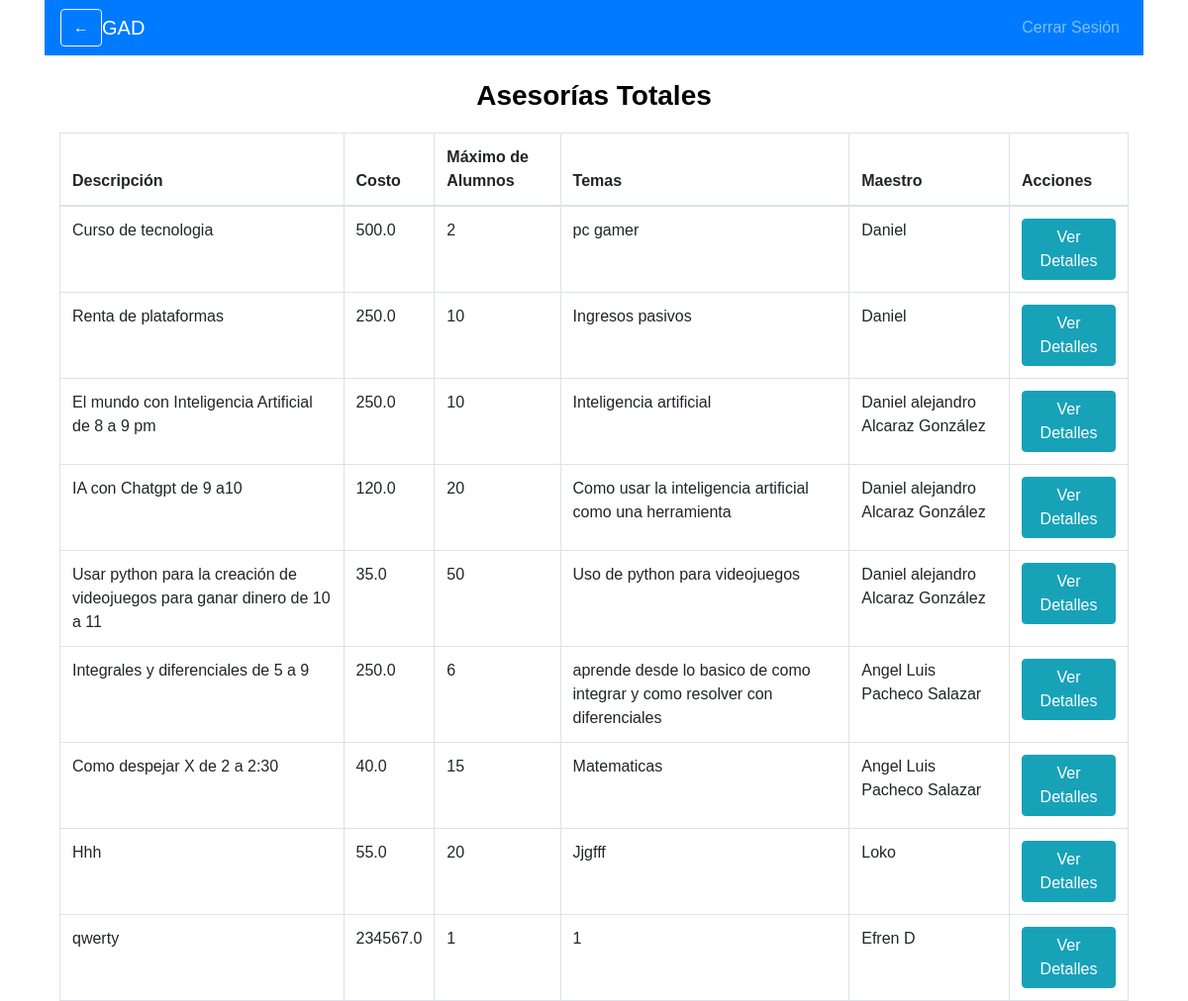
The page /ver_asesorias_totales (signed in) on the database its author committed.
### ProyectoWeb/app.py (models this page shows)
class Asesoria(db.Model):
    id = db.Column(db.Integer, primary_key=True)
    descripcion = db.Column(db.String(200), nullable=False)
    costo = db.Column(db.Float, nullable=False)
    max_alumnos = db.Column(db.Integer, nullable=False)
    temas = db.Column(db.String(200), nullable=False)
    maestro_id = db.Column(db.Integer, db.ForeignKey('user.id'), nullable=False)
    alumnos = db.relationship('User', secondary=asesoria_alumno, back_populates='asesorias')
    total_pagado = db.Column(db.Float, default=0.0)
    meet_link = db.Column(db.String(200), nullable=True)

class User(UserMixin, db.Model):
    id = db.Column(db.Integer, primary_key=True)
    nombre = db.Column(db.String(100), nullable=False)
    email = db.Column(db.String(100), unique=True, nullable=False)
    password = db.Column(db.String(100), nullable=False)
    rol = db.Column(db.String(10), nullable=False)
    especializacion = db.Column(db.String(200), nullable=True)  # Nueva columna
    foto = db.Column(db.String(200), nullable=True)  # Nueva columna
    edad = db.Column(db.Integer, nullable=True)  # Nueva columna
    nivel = db.Column(db.String(50), nullable=True)  # Nueva columna
    asesorias = db.relationship('Asesoria', secondary=asesoria_alumno, back_populates='alumnos')

### ProyectoWeb/app.py (the view)
@app.route('/ver_asesorias_totales')
@login_required
def ver_asesorias_totales():
    asesorias = db.session.query(Asesoria, User).join(User, Asesoria.maestro_id == User.id).all()
    return render_template('ver_asesorias_totales.html', asesorias=asesorias)

### ProyectoWeb/app.py (called while the page is built)
@login_manager.user_loader
def load_user(user_id):
    return User.query.get(int(user_id))

### ProyectoWeb/templates/ver_asesorias_totales.html (shortened to what this page needs)
{% extends 'base.html' %}
{% block content %}
<nav class="navbar navbar-expand-lg navbar-dark bg-primary">
    <button class="btn btn-outline-light" onclick="window.history.back();">←</button>
    <a class="navbar-brand" href="#">GAD</a>
    <div class="collapse navbar-collapse">
        <ul class="navbar-nav ml-auto">
            <li class="nav-item">
                <a class="nav-link" href="{{ url_for('logout') }}">Cerrar Sesión</a>
            </li>
        </ul>
    </div>
</nav>
<div class="container mt-4">
    <h2 class="text-center">Asesorías Totales</h2>
    <table class="table table-bordered mt-3">
        <thead>
            <tr>
                <th>Descripción</th>
                <th>Costo</th>
                <th>Máximo de Alumnos</th>
                <th>Temas</th>
                <th>Maestro</th>
                <th>Acciones</th>
            </tr>
        </thead>
        <tbody>
            {% for asesoria, maestro in asesorias %}
                <tr>
                    <td>{{ asesoria.descripcion }}</td>
                    <td>{{ asesoria.costo }}</td>
                    <td>{{ asesoria.max_alumnos }}</td>
                    <td>{{ asesoria.temas }}</td>
                    <td>{{ maestro.nombre }}</td>
                    <td>
                        <a href="{{ url_for('ver_asesoria', id=asesoria.id) }}" class="btn btn-info">Ver Detalles</a>
                    </td>
                </tr>
            {% endfor %}
        </tbody>
    </table>
</div>
{% endblock %}

### ProyectoWeb/static/style.css (style rules this page uses)
body { margin: 0; padding: 0; height: 100vh; background: url('/static/Fondo1.jpeg') no-repeat center center fixed; background-size: cover; font-family: Arial, sans-serif; }
h2 { margin-bottom: 20px; font-size: 28px; font-weight: bold; color: black; }
button { background-color: white; color: #007BFF; border: none; padding: 12px; border-radius: 10px; cursor: pointer; font-weight: bold; }
.text-center { text-align: center; font-weight: bold; }

### rows shown on the page
Asesoria: descripcion "Curso de tecnologia", costo "500.0", max_alumnos "2", temas "pc gamer", nombre "Daniel"
Asesoria: descripcion "Renta de plataformas", costo "250.0", max_alumnos "10", temas "Ingresos pasivos", nombre "Daniel"
Asesoria: descripcion "El mundo con Inteligencia Artificial de 8 a 9 pm", costo "250.0", max_alumnos "10", temas "Inteligencia artificial", nombre "Daniel alejandro Alcaraz González"
Asesoria: descripcion "IA con Chatgpt de 9 a10", costo "120.0", max_alumnos "20", temas "Como usar la inteligencia artificial como una herramienta", nombre "Daniel alejandro Alcaraz González"
Asesoria: descripcion "Usar python para la creación de videojuegos para ganar dinero de 10 a 11", costo "35.0", max_alumnos "50", temas "Uso de python para videojuegos", nombre "Daniel alejandro Alcaraz González"
Asesoria: descripcion "Integrales y diferenciales de 5 a 9", costo "250.0", max_alumnos "6", temas "aprende desde lo basico de como integrar y como resolver con diferenciales", nombre "Angel Luis Pacheco Salazar"
Asesoria: descripcion "Como despejar X de 2 a 2:30", costo "40.0", max_alumnos "15", temas "Matematicas", nombre "Angel Luis Pacheco Salazar"
Asesoria: descripcion "Hhh", costo "55.0", max_alumnos "20", temas "Jjgfff", nombre "Loko"
Asesoria: descripcion "qwerty", costo "234567.0", max_alumnos "1", temas "1", nombre "Efren D"
